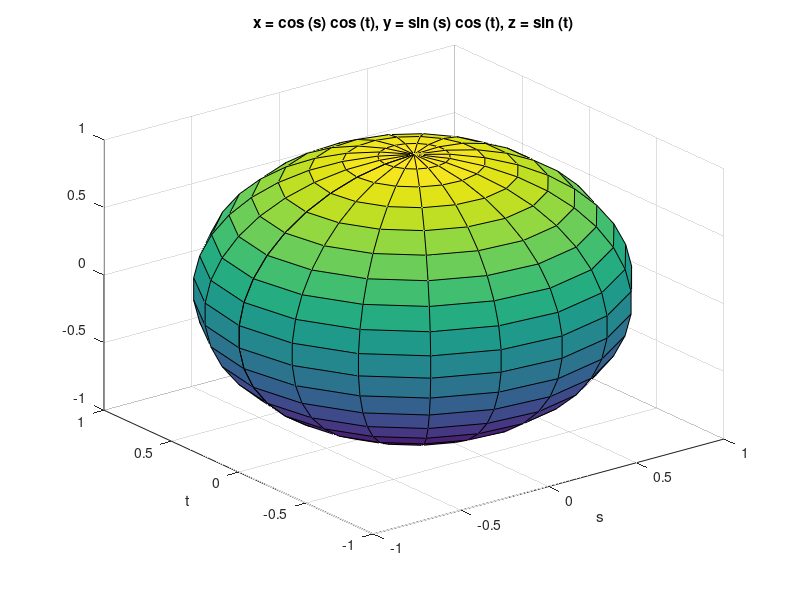

MATLAB code to generate this figure:
fx = @(s,t) cos (s) .* cos (t);
fy = @(s,t) sin (s) .* cos (t);
fz = @(s,t) sin (t);
ezsurf (fx, fy, fz, [-pi, pi, -pi/2, pi/2], 20);
